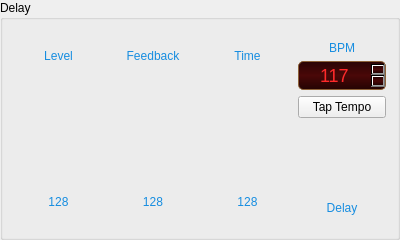
             <widget class="QGroupBox" name="delaySection">
              <property name="minimumSize">
               <size>
                <width>400</width>
                <height>0</height>
               </size>
              </property>
              <property name="maximumSize">
               <size>
                <width>400</width>
                <height>16777215</height>
               </size>
              </property>
              <property name="sizeIncrement">
               <size>
                <width>0</width>
                <height>0</height>
               </size>
              </property>
              <property name="styleSheet">
               <string notr="true">QLabel {
    color: #168de0;
}
</string>
              </property>
              <property name="title">
               <string>Delay</string>
              </property>
              <layout class="QHBoxLayout" name="delayLayout">
               <item>
                <layout class="QVBoxLayout" name="delLevelContainer">
                 <item>
                  <widget class="QLabel" name="lblDelLevel">
                   <property name="text">
                    <string>Level</string>
                   </property>
                   <property name="alignment">
                    <set>Qt::AlignmentFlag::AlignCenter</set>
                   </property>
                  </widget>
                 </item>
                 <item alignment="Qt::AlignmentFlag::AlignHCenter">
                  <widget class="RemoteKnob" name="knobDelLevel" native="true">
                   <property name="minimumSize">
                    <size>
                     <width>84</width>
                     <height>84</height>
                    </size>
                   </property>
                   <property name="maximumSize">
                    <size>
                     <width>84</width>
                     <height>84</height>
                    </size>
                   </property>
                  </widget>
                 </item>
                 <item>
                  <widget class="QLabel" name="valDelLevel">
                   <property name="text">
                    <string>128</string>
                   </property>
                   <property name="alignment">
                    <set>Qt::AlignmentFlag::AlignCenter</set>
                   </property>
                  </widget>
                 </item>
                </layout>
               </item>
               <item>
                <layout class="QVBoxLayout" name="delFbContainer">
                 <item>
                  <widget class="QLabel" name="lblDelFeedback">
                   <property name="text">
                    <string>Feedback</string>
                   </property>
                   <property name="alignment">
                    <set>Qt::AlignmentFlag::AlignCenter</set>
                   </property>
                  </widget>
                 </item>
                 <item alignment="Qt::AlignmentFlag::AlignHCenter">
                  <widget class="RemoteKnob" name="knobDelFeedback" native="true">
                   <property name="minimumSize">
                    <size>
                     <width>84</width>
                     <height>84</height>
                    </size>
                   </property>
                   <property name="maximumSize">
                    <size>
                     <width>84</width>
                     <height>84</height>
                    </size>
                   </property>
                  </widget>
                 </item>
                 <item>
                  <widget class="QLabel" name="valDelFeedback">
                   <property name="text">
                    <string>128</string>
                   </property>
                   <property name="alignment">
                    <set>Qt::AlignmentFlag::AlignCenter</set>
                   </property>
                  </widget>
                 </item>
                </layout>
               </item>
               <item>
                <layout class="QVBoxLayout" name="delTimeContainer">
                 <item>
                  <widget class="QLabel" name="lblDelTime">
                   <property name="text">
                    <string>Time</string>
                   </property>
                   <property name="alignment">
                    <set>Qt::AlignmentFlag::AlignCenter</set>
                   </property>
                  </widget>
                 </item>
                 <item alignment="Qt::AlignmentFlag::AlignHCenter">
                  <widget class="RemoteKnob" name="knobDelTime" native="true">
                   <property name="minimumSize">
                    <size>
                     <width>84</width>
                     <height>84</height>
                    </size>
                   </property>
                   <property name="maximumSize">
                    <size>
                     <width>84</width>
                     <height>84</height>
                    </size>
                   </property>
                  </widget>
                 </item>
                 <item>
                  <widget class="QLabel" name="valDelTime">
                   <property name="text">
                    <string>128</string>
                   </property>
                   <property name="alignment">
                    <set>Qt::AlignmentFlag::AlignCenter</set>
                   </property>
                  </widget>
                 </item>
                </layout>
               </item>
               <item>
                <layout class="QVBoxLayout" name="bpmContainer">
                 <item>
                  <spacer name="verticalSpacer_3">
                   <property name="orientation">
                    <enum>Qt::Orientation::Vertical</enum>
                   </property>
                   <property name="sizeType">
                    <enum>QSizePolicy::Policy::Fixed</enum>
                   </property>
                   <property name="sizeHint" stdset="0">
                    <size>
                     <width>20</width>
                     <height>10</height>
                    </size>
                   </property>
                  </spacer>
                 </item>
                 <item>
                  <widget class="QLabel" name="lblBpm">
                   <property name="text">
                    <string>BPM</string>
                   </property>
                   <property name="alignment">
                    <set>Qt::AlignmentFlag::AlignCenter</set>
                   </property>
                  </widget>
                 </item>
                 <item>
                  <widget class="QSpinBox" name="bpmDisplay">
                   <property name="styleSheet">
                    <string notr="true">QSpinBox {
    background-color: qlineargradient(x1:0, y1:0, x2:0, y2:1, stop:0 #2a0404, stop:0.5 #4a0808, stop:1 #240303);
    color: #ff2a2a;
    border: 1px solid #8c6239;
    border-radius: 5px;
    font-family: &quot;DSEG7 Classic&quot;;
    font-size: 18px;
    padding: 2px 4px;
}
</string>
                   </property>
                   <property name="alignment">
                    <set>Qt::AlignmentFlag::AlignCenter</set>
                   </property>
                   <property name="minimum">
                    <number>44</number>
                   </property>
                   <property name="maximum">
                    <number>1176</number>
                   </property>
                   <property name="value">
                    <number>117</number>
                   </property>
                  </widget>
                 </item>
                 <item>
                  <widget class="QPushButton" name="btnTap">
                   <property name="text">
                    <string>Tap Tempo</string>
                   </property>
                  </widget>
                 </item>
                 <item>
                  <spacer name="verticalSpacer_2">
                   <property name="orientation">
                    <enum>Qt::Orientation::Vertical</enum>
                   </property>
                   <property name="sizeType">
                    <enum>QSizePolicy::Policy::Minimum</enum>
                   </property>
                   <property name="sizeHint" stdset="0">
                    <size>
                     <width>20</width>
                     <height>35</height>
                    </size>
                   </property>
                  </spacer>
                 </item>
                 <item alignment="Qt::AlignmentFlag::AlignHCenter">
                  <widget class="QToolButton" name="btnDelaySwitch">
                   <property name="minimumSize">
                    <size>
                     <width>36</width>
                     <height>36</height>
                    </size>
                   </property>
                   <property name="maximumSize">
                    <size>
                     <width>36</width>
                     <height>36</height>
                    </size>
                   </property>
                   <property name="styleSheet">
                    <string notr="true">QToolButton {
    border: none;
    background-color: transparent;
    /* Dimensions augmentées à 36px */
    min-width: 36px;
    max-width: 36px;
    min-height: 36px;
    max-height: 36px;
    padding: 0px;
    border-image: url(:/img/led-button-blue.png) 0 120 0 0; 
}
QToolButton:hover {
    background-color: rgba(255, 255, 255, 0.05);
    border-radius: 18px; /* Moitié de 36px pour un survol rond parfait */
}
QToolButton:checked {
    border-image: url(:/img/led-button-blue.png) 0 0 0 120;
}
</string>
                   </property>
                   <property name="checkable">
                    <bool>true</bool>
                   </property>
                  </widget>
                 </item>
                 <item>
                  <widget class="QLabel" name="label">
                   <property name="minimumSize">
                    <size>
                     <width>0</width>
                     <height>25</height>
                    </size>
                   </property>
                   <property name="text">
                    <string>Delay</string>
                   </property>
                   <property name="alignment">
                    <set>Qt::AlignmentFlag::AlignHCenter|Qt::AlignmentFlag::AlignTop</set>
                   </property>
                  </widget>
                 </item>
                </layout>
               </item>
              </layout>
             </widget>
